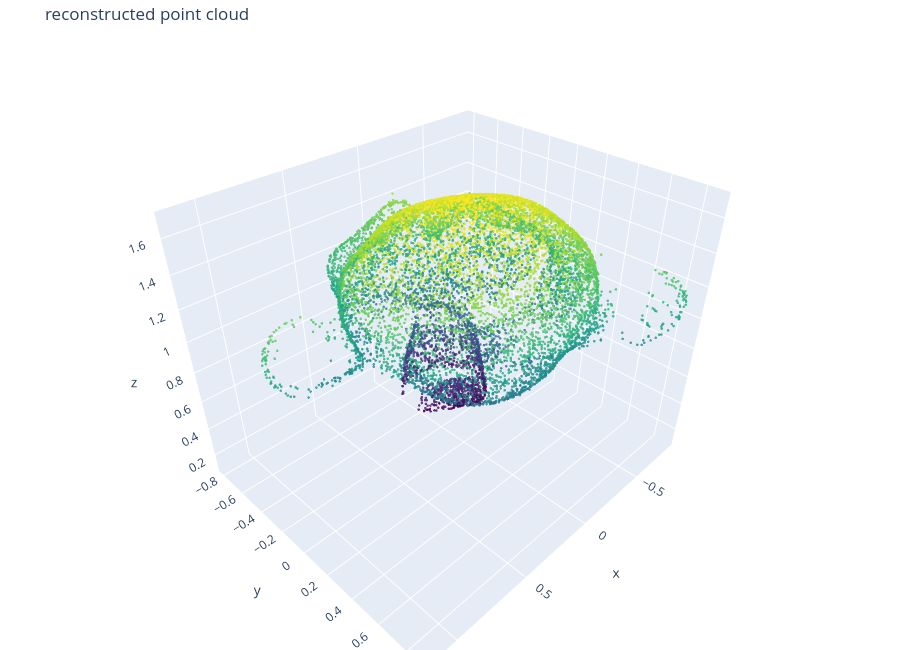

Source (notebook cell):
### Markdown cell above
## 4. Point Cloud Reconstruction

### Code cell
points = reconstruct_module.reconstruct(config)
point_cloud_path = ROOT / paths["point_cloud"]
reconstruct_module.save_ply(points, point_cloud_path)

print(f"points: {len(points)}")
print(f"saved:  {point_cloud_path}")
print(f"min:    {points.min(axis=0)}")
print(f"max:    {points.max(axis=0)}")
print(f"mean:   {points.mean(axis=0)}")

plot_points(points, "reconstructed point cloud")

### Figure 1 — Plotly figure (JSON) as saved in the notebook; plotly's stock layout.template omitted (floating-point values rounded to 4 significant figures; data arrays with more than 128 entries replaced by an {"elided": "..."} marker saying what was removed)
{"data": [{"marker": {"color": {"elided": "12000 float values"}, "colorscale": [[0, "#440154"], [0.1111, "#482878"], [0.2222, "#3e4989"], [0.3333, "#31688e"], [0.4444, "#26828e"], [0.5556, "#1f9e89"], [0.6667, "#35b779"], [0.7778, "#6ece58"], [0.8889, "#b5de2b"], [1, "#fde725"]], "opacity": 0.8, "size": 1.5}, "mode": "markers", "type": "scatter3d", "x": {"elided": "12000 float values"}, "y": {"elided": "12000 float values"}, "z": {"elided": "12000 float values"}}], "layout": {"height": 650, "margin": {"b": 0, "l": 0, "r": 0, "t": 40}, "scene": {"aspectmode": "data", "xaxis": {"title": {"text": "x"}}, "yaxis": {"title": {"text": "y"}}, "zaxis": {"title": {"text": "z"}}}, "title": {"text": "reconstructed point cloud"}}}
